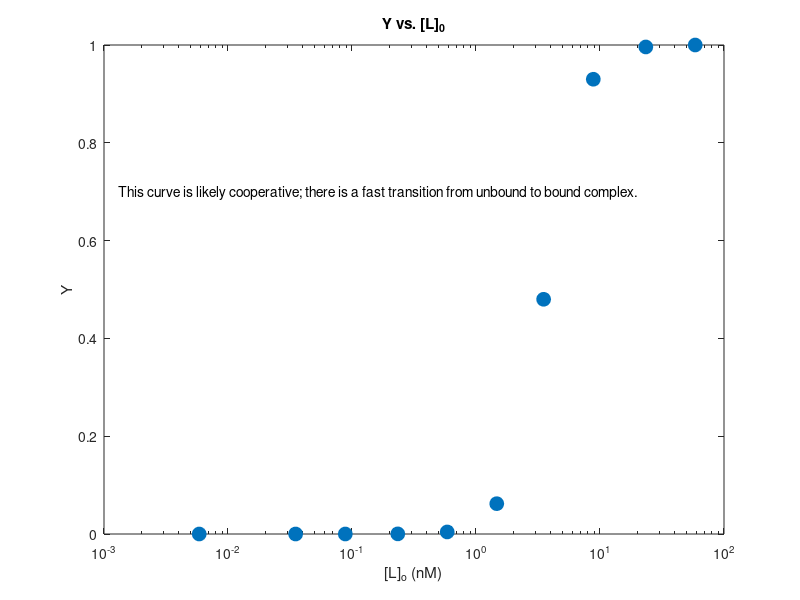
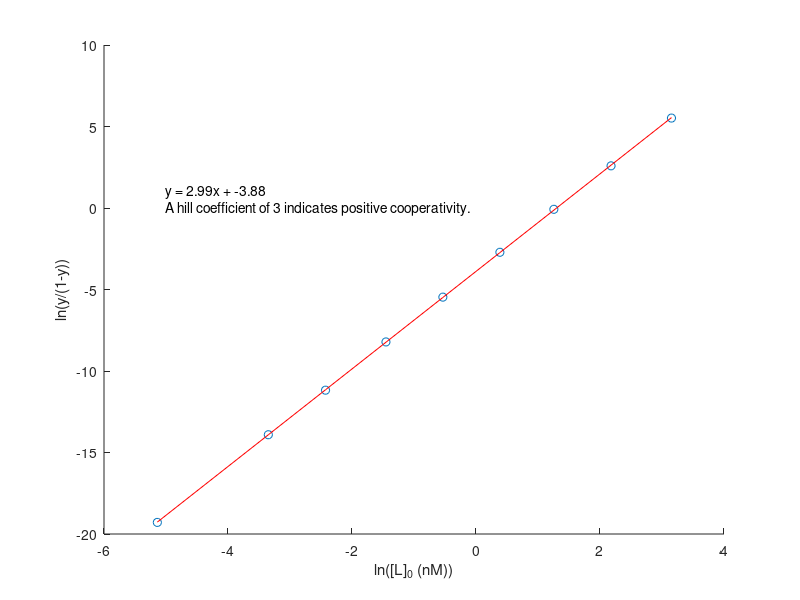

These figures' MATLAB source, in order:
%20.320 PSET 2 
%Kaden DiMarco
%Question 2

%units are nM
Ligand_array = [0.00586, 0.0351, 0.0883, 0.234, 0.586, 1.47, 3.51, 8.83 ...
    23.4, 58.6];

Y_array = [4.2*10^-9, 9.1*10^-7, 1.4*10^-5, 0.00027, 0.0042, 0.062, 0.48, ...
    0.93, 0.996, 1.0];

figure()
semilogx(Ligand_array, Y_array, 'o', 'MarkerFaceColor',[0 0.447 0.741],...
    'MarkerSize', 10)
title("Y vs. [L]_{0}")
ylabel("Y")
xlabel("[L]_{o} (nM)")
txt = "This curve is likely cooperative; there is a fast transition from unbound to bound complex.";
text(0.0013, 0.7, txt)

%The Y vs [L] graph is likely cooperative
%lets test it by making a hill plot

figure()
% find ln(y/1-y) and ln(ligand concentrations)
hill_y = log(Y_array) - log(1-Y_array);
hill_x = log(Ligand_array);

%hill_y(10) = infinity so I will leave it out of the plot. Y still gets
%very close to 1 so it is a fair correction
scatter(hill_x(1:9), hill_y(1:9))
%finding y=mx+b coefficients from fitting x and y values with a 1st order
%polynomial
P = polyfit(hill_x(1:9), hill_y(1:9), 1);
%yFit is the line estimated from the linear coefficients
yFit = P(1)*hill_x(1:9) + P(2);
hold on;
plot(hill_x(1:9),yFit,'r-');
xlabel("ln([L]_{0} (nM))")
ylabel("ln(y/(1-y))")
%round linear fit coef for text on graph
%I did not like round() because it left trailing zeros
neat_P1 = num2str(fix(P(1)*10^2)/100);
neat_P2 = num2str(fix(P(2)*10^2)/100);
txt = sprintf("y = %sx + %s", neat_P1, neat_P2);
text(-5,1, txt)
text(-5, 0, "A hill coefficient of 3 indicates positive cooperativity.")
